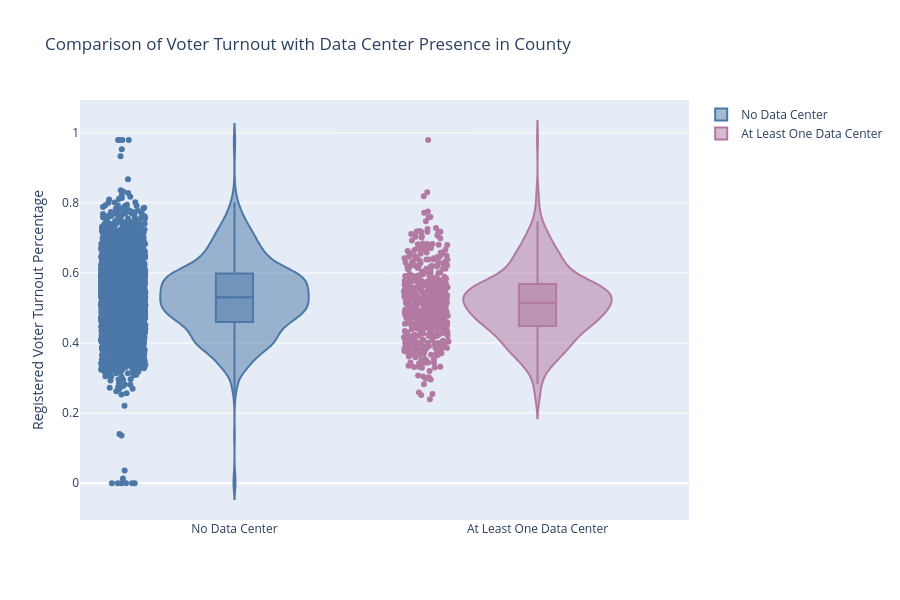

The notebook cell saved with this chart:
### Markdown cell above
#### Voter Turnout

### Code cell
# Start by looking at distribution of voter turnout just for with vs. without data centers 

fig = go.Figure()
fig.add_trace(go.Violin(y = dc_nanda_df["REG_VOTER_TURNOUT_PCT"][dc_nanda_df["data_center_count"] == 0],
                        name = "No Data Center",
                        box_visible = True,
                        points = "all", 
                        meanline_visible = True, 
                        line_color = "#4C78A8"
                       ))

fig.add_trace(go.Violin(y = dc_nanda_df["REG_VOTER_TURNOUT_PCT"][dc_nanda_df["data_center_count"] > 0],
                        name = "At Least One Data Center",
                        box_visible = True,
                        points = "all", 
                        meanline_visible = True, 
                        line_color = "#B279A2"))

fig.update_layout(
    width = 900,
    height = 600,
    title_text = "Comparison of Voter Turnout with Data Center Presence in County", 
    yaxis = dict(
        title = dict(
            text = "Registered Voter Turnout Percentage"
        )
    ),
)

fig.show()

### Figure 1 — Plotly figure (JSON) as saved in the notebook; plotly's stock layout.template omitted (floating-point values rounded to 4 significant figures; data arrays with more than 128 entries replaced by an {"elided": "..."} marker saying what was removed)
{"data": [{"box": {"visible": true}, "line": {"color": "#4C78A8"}, "meanline": {"visible": true}, "name": "No Data Center", "points": "all", "type": "violin", "y": {"elided": "2519 float values"}}, {"box": {"visible": true}, "line": {"color": "#B279A2"}, "meanline": {"visible": true}, "name": "At Least One Data Center", "points": "all", "type": "violin", "y": {"elided": "526 float values"}}], "layout": {"height": 600, "title": {"text": "Comparison of Voter Turnout with Data Center Presence in County"}, "width": 900, "yaxis": {"title": {"text": "Registered Voter Turnout Percentage"}}}}
